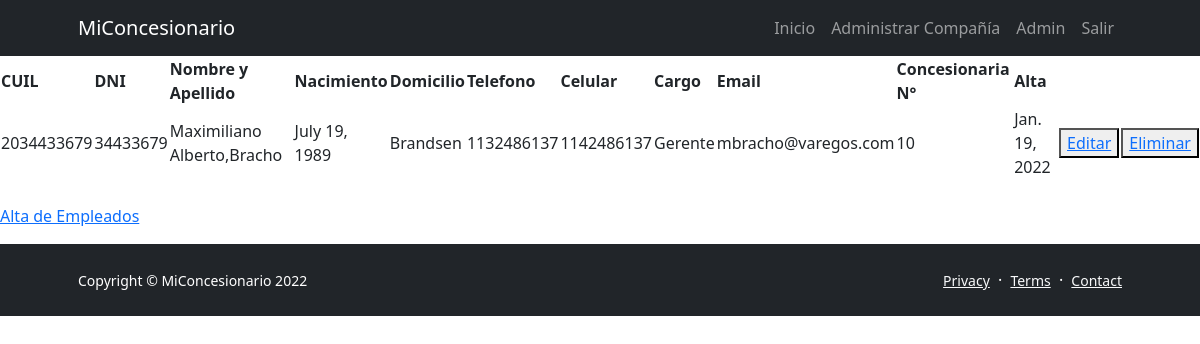
The page /ManageCompany/empleado_listar/ (signed in) on the database its author committed.
### ManageCompany/models.py (models this page shows)
class Empleado(models.Model):
    cuil=models.CharField('cuil',max_length=11)
    dni=models.IntegerField()
    nombres=models.CharField('nombres',max_length=50)
    apellidos=models.CharField('apellidos',max_length=50)
    fecha_nacimiento=models.DateField('01/01/1990', auto_now=False, auto_now_add=False)
    domicilio=models.CharField('domicilio',max_length=100)
    telefono=models.CharField('telefono',max_length=20)
    celular=models.CharField('celular',max_length=20)
    cargo=models.CharField('cargo',max_length=50)
    email=models.EmailField()
    companiaId=models.IntegerField()
    fecha_creacion=models.DateField(auto_now_add=True)
    activo=models.BooleanField()

### ManageCompany/views.py (the view)
# urls.py: path('empleado_listar/',views.empleado_listar, name="Ver Empleados"),
def empleado_listar(request):
    empleados= Empleado.objects.all()
    contexto = {"empleados":empleados}
    return render(request,"ManageCompany/empleado_listar.html",contexto)

### templates/managecompany/empleado_listar.html (shortened to what this page needs)
{% extends 'base.html' %}
{% block content %}
    <table>
        <tr>
            <th>CUIL</th>
            <th>DNI</th>
            <th>Nombre y Apellido</th>
            <th>Nacimiento</th>
            <th>Domicilio</th>
            <th>Telefono</th>
            <th>Celular</th>
            <th>Cargo</th>
            <th>Email</th>
            <th>Concesionaria N°</th>
            <th>Alta</th>
        </tr>
        {% for e in empleados %}
            <tr>
                <td>{{e.cuil}}</td>
                <td>{{e.dni}}</td>
                <td>{{e.nombres}},{{e.apellidos}}</td>
                <td>{{e.fecha_nacimiento}}</td>
                <td>{{e.domicilio}}</td>
                <td>{{e.telefono}}</td>
                <td>{{e.celular}}</td>
                <td>{{e.cargo}}</td>
                <td>{{e.email}}</td>
                <td>{{e.companiaId}}</td>
                <td>{{e.fecha_creacion}}</td>
                <td><button><a href="{% url 'Editar Empleado' e.id %}">Editar</a></button></td>
                <td><button><a href="{% url 'Eliminar Empleado' e.id %}">Eliminar</a></button></td>
            </tr>
        {% endfor %}
    </table>
    <br>
    <p><a href="{% url 'Alta de Empleado' %}">Alta de Empleados</a></p>
{% endblock %}

### rows shown on the page
Empleado: cuil "2034433679", dni "34433679", nombres "Maximiliano Alberto", apellidos "Bracho", fecha_nacimiento "July 19, 1989", domicilio "Brandsen", telefono "1132486137", celular "1142486137", cargo "Gerente", email "mbracho@varegos.com", companiaId "10", fecha_creacion "Jan. 19, 2022"
